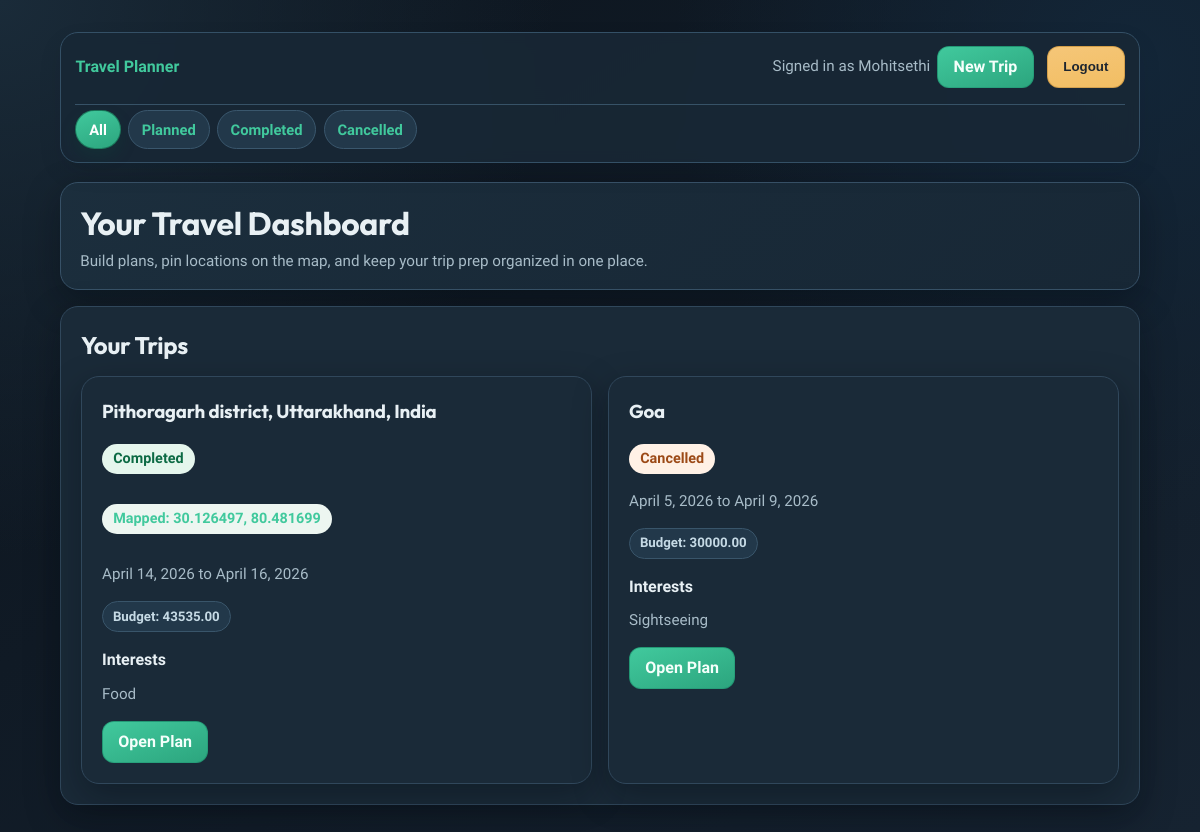
Screenshot of / (signed in) with the database file from the repository.
### trips/models.py (models this page shows, shortened)
class Trip(models.Model):
	STATUS_PLANNED = 'planned'
	STATUS_COMPLETED = 'completed'
	STATUS_CANCELLED = 'cancelled'
	STATUS_CHOICES = [
		(STATUS_PLANNED, 'Planned'),
		(STATUS_COMPLETED, 'Completed'),
		(STATUS_CANCELLED, 'Cancelled'),
	]
	owner = models.ForeignKey(User, on_delete=models.CASCADE, related_name='trips')
	destination = models.CharField(max_length=120)
	destination_lat = models.DecimalField(max_digits=9, decimal_places=6, null=True, blank=True)
	destination_lng = models.DecimalField(max_digits=9, decimal_places=6, null=True, blank=True)
	start_date = models.DateField()
	end_date = models.DateField()
	budget = models.DecimalField(max_digits=10, decimal_places=2)
	status = models.CharField(max_length=20, choices=STATUS_CHOICES, default=STATUS_PLANNED)
	interests = models.TextField(help_text='Example: food, museums, hiking, nightlife')
	created_at = models.DateTimeField(auto_now_add=True)
	class Meta:
		ordering = ['-start_date', '-created_at']

### trips/views.py (the view)
# urls.py: path('', views.trip_list, name='trip_list'),
@login_required
def trip_list(request):
	trips = Trip.objects.filter(owner=request.user)
	selected_status = request.GET.get('status', 'all').strip().lower()
	allowed_statuses = {choice[0] for choice in Trip.STATUS_CHOICES}
	if selected_status in allowed_statuses:
		trips = trips.filter(status=selected_status)
	else:
		selected_status = 'all'
	return render(
		request,
		'trips/trip_list.html',
		{
			'trips': trips,
			'selected_status': selected_status,
		},
	)

### templates/trips/trip_list.html (shortened to what this page needs)
{% extends 'base.html' %}
{% block nav_secondary %}
<div class="ribbon-group secondary">
    <a href="{% url 'trip_list' %}" class="{% if selected_status == 'all' %}active{% endif %}">All</a>
    <a href="{% url 'trip_list' %}?status=planned" class="{% if selected_status == 'planned' %}active{% endif %}">Planned</a>
    <a href="{% url 'trip_list' %}?status=completed" class="{% if selected_status == 'completed' %}active{% endif %}">Completed</a>
    <a href="{% url 'trip_list' %}?status=cancelled" class="{% if selected_status == 'cancelled' %}active{% endif %}">Cancelled</a>
</div>
{% endblock %}
{% block content %}
<div class="hero-banner">
    <h1 style="margin-bottom: 0.2rem;">Your Travel Dashboard</h1>
    <p class="muted">Build plans, pin locations on the map, and keep your trip prep organized in one place.</p>
</div>
<div class="card">
    <h2 style="margin-bottom: 0.85rem;">Your Trips</h2>
    {% if trips %}
        <div class="grid">
            {% for trip in trips %}
                <div class="card">
                    <h3>{{ trip.destination }}</h3>
                    <p>
                        <span class="tag {% if trip.status == 'completed' %}success{% elif trip.status == 'cancelled' %}warn{% else %}neutral{% endif %}">
                            {{ trip.get_status_display }}
                        </span>
                    </p>
                    {% if trip.destination_lat and trip.destination_lng %}
                        <p class="tag">Mapped: {{ trip.destination_lat }}, {{ trip.destination_lng }}</p>
                    {% endif %}
                    <p class="muted">{{ trip.start_date }} to {{ trip.end_date }}</p>
                    <div class="chip-row">
                        <span class="chip">Budget: {{ trip.budget }}</span>
                    </div>
                    <p><strong>Interests</strong></p>
                    <p class="muted" style="margin-top: -0.35rem;">{{ trip.interests }}</p>
                    <a class="button" href="{% url 'trip_detail' trip.id %}">Open Plan</a>
                </div>
            {% endfor %}
        </div>
    {% endif %}
</div>
{% endblock %}

### templates/base.html (shortened to what this page needs)
<!DOCTYPE html>
<html lang="en">
<head>
</head>
<body>
    <div class="container">
        <nav class="main-ribbon">
            <div class="ribbon-group">
                <a href="{% url 'trip_list' %}"><strong>Travel Planner</strong></a>
            </div>
            <div class="ribbon-group">
                {% if user.is_authenticated %}
                    <span class="muted">Signed in as {{ user.username }}</span>
                    <a class="button" href="{% url 'trip_create' %}">New Trip</a>
                    <form action="{% url 'logout' %}" method="post" style="display: inline-flex; margin-left: .4rem;">
                        <button type="submit" class="button secondary">Logout</button>
                    </form>
                {% else %}
                    <a href="{% url 'login' %}">Login</a>
                    <a href="{% url 'signup' %}">Sign up</a>
                {% endif %}
            </div>
            {% block nav_secondary %}{% endblock %}
        </nav>
        {% block content %}{% endblock %}
    </div>
</body>
</html>

### templates/base.html (style rules this page uses)
:root { --bg-1: #0c141d; --bg-2: #162331; --surface: #1a2a38; --surface-2: #223749; --text: #e8f0f4; --text-soft: #a8bcc8; --accent: #41c99d; --accent-2: #f2be63; --accent-3: #2ca57e; --border: #30475b; --map-border: #365065; --shadow-soft: 0 12px 34px rgba(2, 8, 16, 0.34); --shadow-elevated: 0 16px 38px rgba(2, 8, 16, 0.46); }
* { box-sizing: border-box; }
body { margin: 0; font-family: 'Source Sans 3', sans-serif; color: var(--text); background: radial-gradient(circle at 0% 0%, #1a2b39 0%, transparent 38%), radial-gradient(circle at 95% 8%, #132638 0%, transparent 34%), linear-gradient(145deg, var(--bg-1), var(--bg-2)); min-height: 100vh; line-height: 1.5; }
.container { width: min(1080px, 92%); margin: 2rem auto 2.5rem; }
.card { background: var(--surface); border: 1px solid var(--border); border-radius: 18px; padding: 1.25rem; box-shadow: var(--shadow-soft); }
h1, h2, h3 { font-family: 'Outfit', sans-serif; margin-top: 0; letter-spacing: -0.01em; }
nav.main-ribbon { display: flex; justify-content: space-between; align-items: center; margin-bottom: 1.2rem; gap: 1rem; flex-wrap: wrap; padding: 0.8rem 0.9rem; border-radius: 18px; border: 1px solid #345066; background: rgba(24, 40, 54, 0.92); backdrop-filter: blur(6px); box-shadow: 0 10px 24px rgba(15, 23, 42, 0.08); position: sticky; top: 0.8rem; z-index: 35; }
.main-ribbon .ribbon-group { display: flex; gap: 0.45rem; align-items: center; flex-wrap: wrap; }
.main-ribbon .ribbon-group.secondary { width: 100%; padding-top: 0.35rem; border-top: 1px solid #375267; }
nav.main-ribbon a:not(.button) { color: var(--accent); text-decoration: none; font-weight: 600; }
.main-ribbon .ribbon-group.secondary a, .section-ribbon a { text-decoration: none; color: var(--accent); font-weight: 700; padding: 0.45rem 0.8rem; border-radius: 999px; border: 1px solid #3a576d; background: #22384a; font-size: 0.92rem; }
.button, button { background: linear-gradient(160deg, var(--accent), var(--accent-3)); border: 1px solid rgba(22, 131, 101, 0.52); color: #f5fffb; padding: 0.62rem 0.95rem; border-radius: 12px; cursor: pointer; font-weight: 600; text-decoration: none; display: inline-flex; align-items: center; justify-content: center; min-height: 42px; line-height: 1; transition: transform 140ms ease, box-shadow 140ms ease, filter 140ms ease; }
.button.secondary { background: linear-gradient(170deg, #f5c678, var(--accent-2)); border-color: rgba(179, 126, 42, 0.5); color: #1e2630; }
.grid { display: grid; gap: 1rem; grid-template-columns: repeat(auto-fit, minmax(280px, 1fr)); }
.muted { color: var(--text-soft); font-size: 0.95rem; }
.tag { display: inline-flex; align-items: center; gap: 0.35rem; border-radius: 999px; padding: 0.25rem 0.7rem; background: #edf6f1; color: var(--accent); font-size: 0.9rem; font-weight: 600; }
.tag.success { background: #e5f6ed; color: #0c6a44; }
.tag.warn { background: #fff1e6; color: #9c4a17; }
.main-ribbon .ribbon-group.secondary a.active, .section-ribbon a.active { background: linear-gradient(160deg, var(--accent), var(--accent-3)); color: #ffffff; border-color: rgba(9, 79, 57, 0.55); box-shadow: 0 8px 16px rgba(11, 76, 57, 0.22); }
.hero-banner { margin-bottom: 1rem; border-radius: 18px; border: 1px solid #375167; padding: 1rem 1.2rem; background: linear-gradient(130deg, rgba(28, 47, 62, 0.92), rgba(24, 40, 54, 0.95)); box-shadow: var(--shadow-soft); }
.hero-banner p { margin: 0.2rem 0 0; }
.chip-row { display: flex; gap: 0.5rem; flex-wrap: wrap; margin: 0.4rem 0 0.85rem; }
.chip { border-radius: 999px; border: 1px solid #39556a; background: #22384a; padding: 0.28rem 0.62rem; font-size: 0.83rem; color: #c6dae5; font-weight: 600; }

### rows the page displays
Trip: destination "Pithoragarh district, Uttarakhand, India", status "Completed", destination_lat "30.126497", destination_lng "80.481699", start_date "April 14, 2026", end_date "April 16, 2026", budget "43535.00", interests "Food"
Trip: destination "Goa", status "Cancelled", start_date "April 5, 2026", end_date "April 9, 2026", budget "30000.00", interests "Sightseeing"

### other values shown
{{ user.username }} "Mohitsethi"
